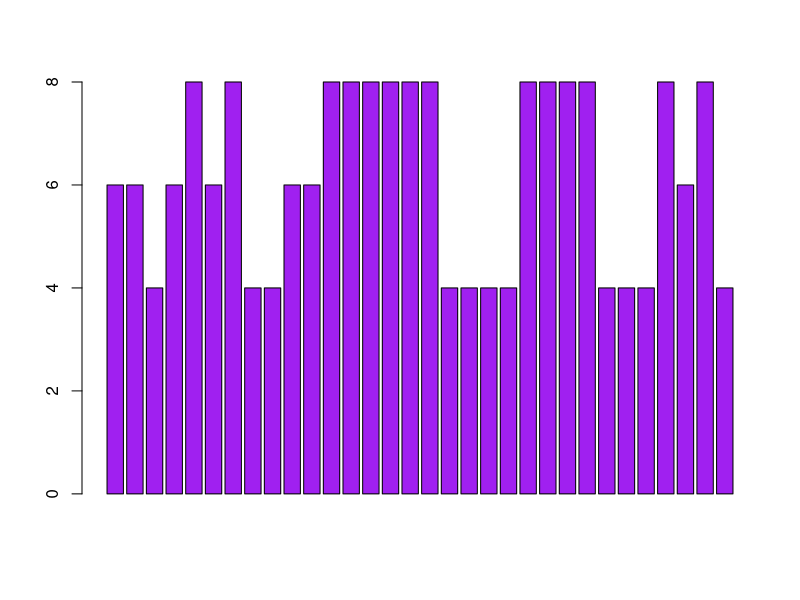
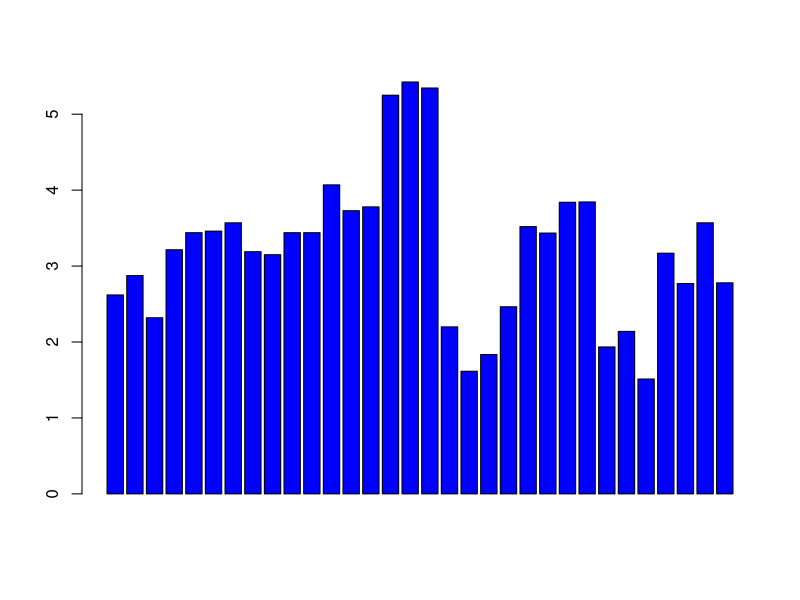
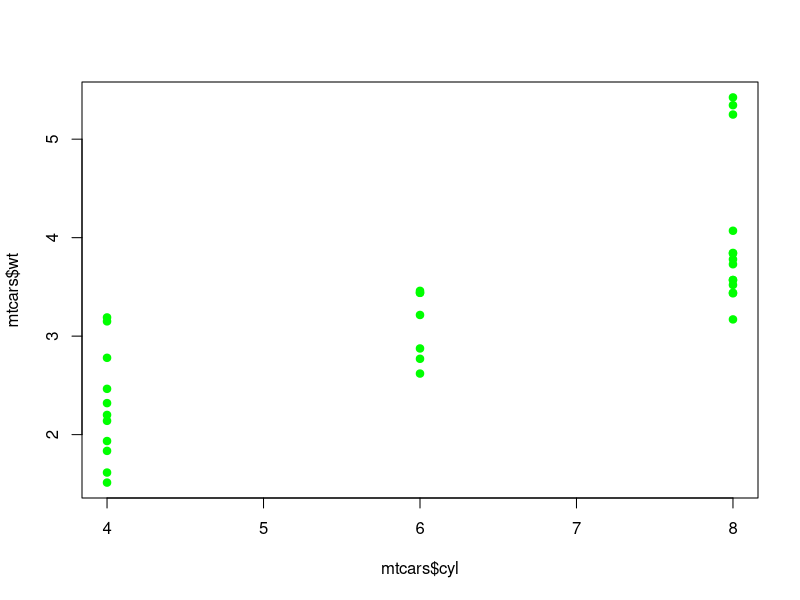

R code for these plots, in order:
## ---- chunk 1
knitr::opts_chunk$set(echo = TRUE)
## ---- chunk 2

library(datasets)
??mtcars
head(mtcars)

## ---- chunk 3
barplot(mtcars$cyl, col = "purple")
barplot(mtcars$wt,col = "blue")
plot(mtcars$cyl,mtcars$wt,pch=19,col = "green") # Scatterplot because two quantitative                                                  # variables
